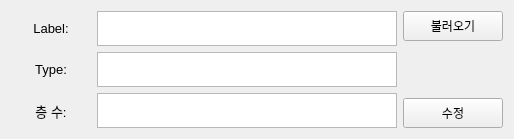
    <widget class="QWidget" name="Storage_Update">
     <attribute name="title">
      <string>수정</string>
     </attribute>
     <layout class="QHBoxLayout" name="horizontalLayout_18">
      <item>
       <layout class="QHBoxLayout" name="horizontalLayout_17">
        <item>
         <layout class="QVBoxLayout" name="verticalLayout_18">
          <item>
           <widget class="QLabel" name="label_17">
            <property name="minimumSize">
             <size>
              <width>80</width>
              <height>30</height>
             </size>
            </property>
            <property name="maximumSize">
             <size>
              <width>80</width>
              <height>35</height>
             </size>
            </property>
            <property name="font">
             <font>
              <pointsize>10</pointsize>
             </font>
            </property>
            <property name="text">
             <string>Label:</string>
            </property>
            <property name="alignment">
             <set>Qt::AlignCenter</set>
            </property>
           </widget>
          </item>
          <item>
           <widget class="QLabel" name="label_19">
            <property name="minimumSize">
             <size>
              <width>80</width>
              <height>30</height>
             </size>
            </property>
            <property name="maximumSize">
             <size>
              <width>80</width>
              <height>35</height>
             </size>
            </property>
            <property name="font">
             <font>
              <pointsize>10</pointsize>
             </font>
            </property>
            <property name="text">
             <string>Type:</string>
            </property>
            <property name="alignment">
             <set>Qt::AlignCenter</set>
            </property>
           </widget>
          </item>
          <item>
           <widget class="QLabel" name="label_20">
            <property name="minimumSize">
             <size>
              <width>80</width>
              <height>30</height>
             </size>
            </property>
            <property name="maximumSize">
             <size>
              <width>80</width>
              <height>35</height>
             </size>
            </property>
            <property name="font">
             <font>
              <pointsize>10</pointsize>
             </font>
            </property>
            <property name="text">
             <string>층 수:</string>
            </property>
            <property name="alignment">
             <set>Qt::AlignCenter</set>
            </property>
           </widget>
          </item>
         </layout>
        </item>
        <item>
         <layout class="QVBoxLayout" name="verticalLayout_19">
          <item>
           <widget class="QPlainTextEdit" name="Storage_Update_Label_plainTextEdit">
            <property name="minimumSize">
             <size>
              <width>300</width>
              <height>30</height>
             </size>
            </property>
            <property name="maximumSize">
             <size>
              <width>500</width>
              <height>35</height>
             </size>
            </property>
            <property name="font">
             <font>
              <pointsize>11</pointsize>
             </font>
            </property>
           </widget>
          </item>
          <item>
           <widget class="QPlainTextEdit" name="Storage_Update_Type_plainTextEdit">
            <property name="minimumSize">
             <size>
              <width>300</width>
              <height>30</height>
             </size>
            </property>
            <property name="maximumSize">
             <size>
              <width>500</width>
              <height>35</height>
             </size>
            </property>
            <property name="font">
             <font>
              <pointsize>11</pointsize>
             </font>
            </property>
           </widget>
          </item>
          <item>
           <widget class="QTextBrowser" name="Storage_Update_Floor_textBrowser">
            <property name="minimumSize">
             <size>
              <width>300</width>
              <height>30</height>
             </size>
            </property>
            <property name="maximumSize">
             <size>
              <width>500</width>
              <height>35</height>
             </size>
            </property>
            <property name="font">
             <font>
              <pointsize>11</pointsize>
             </font>
            </property>
           </widget>
          </item>
         </layout>
        </item>
        <item>
         <layout class="QVBoxLayout" name="verticalLayout_20">
          <item>
           <widget class="QPushButton" name="Storage_Update_Load_pushButton">
            <property name="minimumSize">
             <size>
              <width>100</width>
              <height>30</height>
             </size>
            </property>
            <property name="maximumSize">
             <size>
              <width>150</width>
              <height>35</height>
             </size>
            </property>
            <property name="text">
             <string>불러오기</string>
            </property>
           </widget>
          </item>
          <item>
           <spacer name="verticalSpacer_3">
            <property name="orientation">
             <enum>Qt::Vertical</enum>
            </property>
            <property name="sizeHint" stdset="0">
             <size>
              <width>20</width>
              <height>30</height>
             </size>
            </property>
           </spacer>
          </item>
          <item>
           <widget class="QPushButton" name="Storage_Update_pushButton">
            <property name="minimumSize">
             <size>
              <width>100</width>
              <height>30</height>
             </size>
            </property>
            <property name="maximumSize">
             <size>
              <width>150</width>
              <height>35</height>
             </size>
            </property>
            <property name="text">
             <string>수정</string>
            </property>
           </widget>
          </item>
         </layout>
        </item>
       </layout>
      </item>
     </layout>
    </widget>
